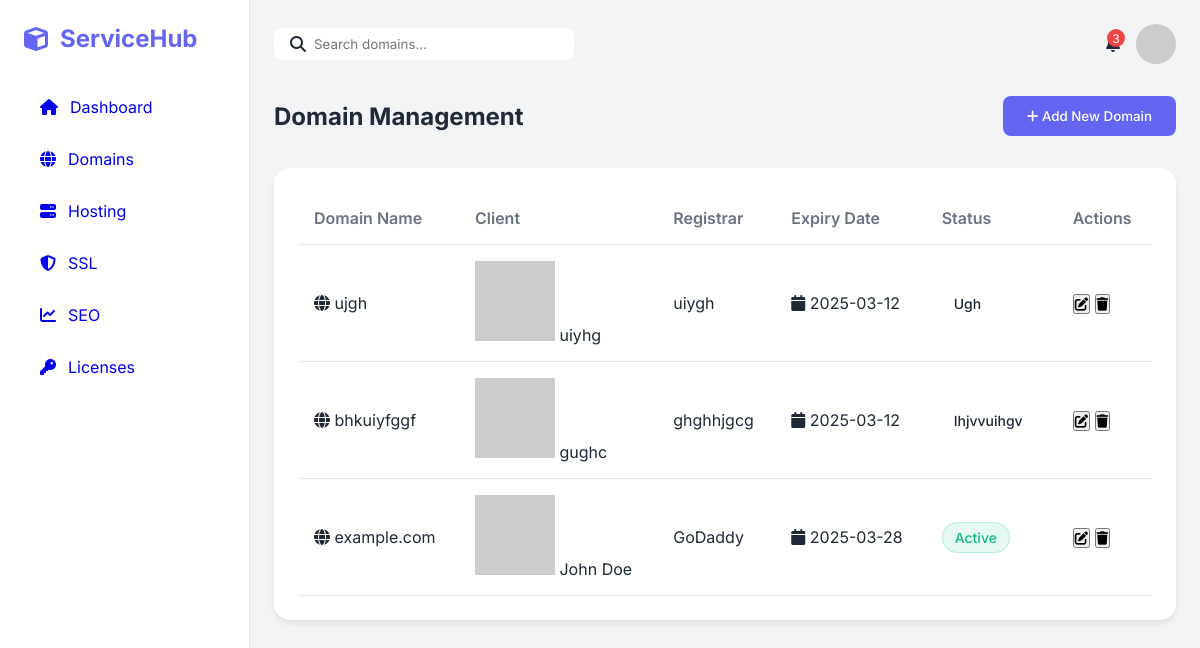
/add_domain/, run on an earlier commit of the app's database.
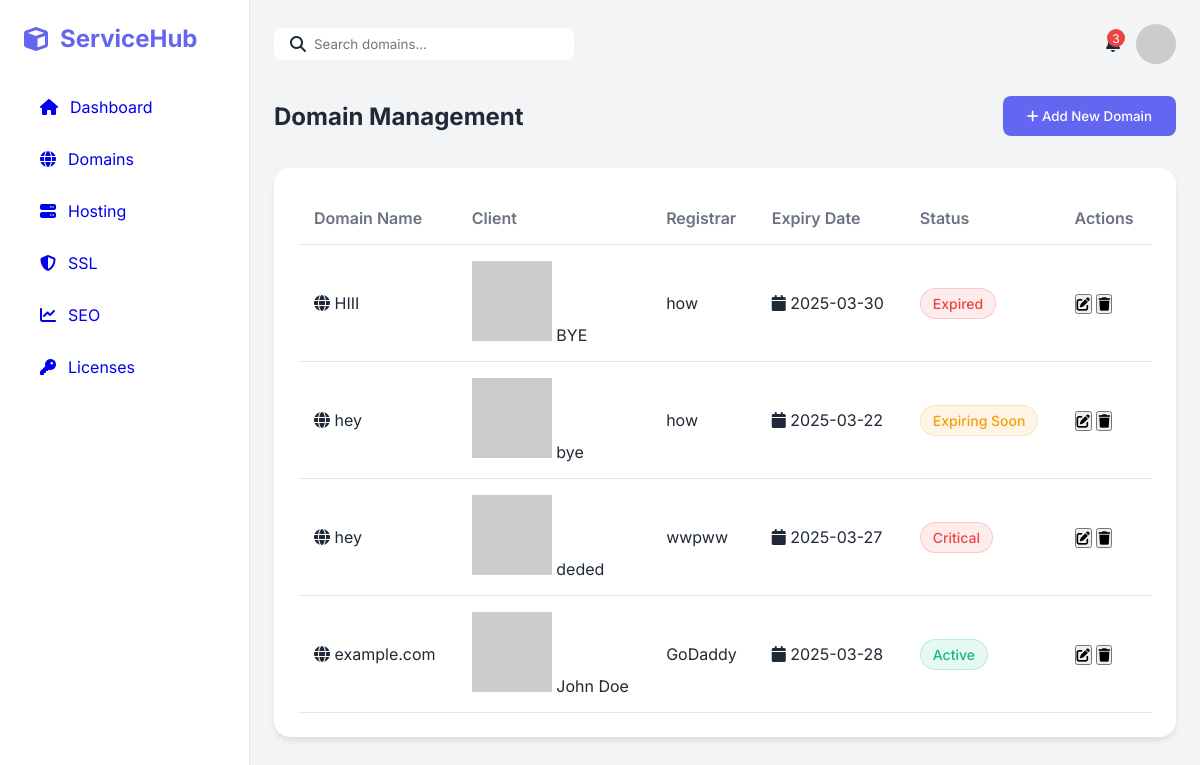
And on a later commit of the database.
### app/models.py (models this page shows, shortened)
class Domain(models.Model):
    domain = models.CharField(max_length=50)
    client = models.CharField(max_length=50)
    registrar = models.CharField(max_length=50)
    expiry = models.DateField()
    status = models.CharField(max_length=50)  # Added status field

### app/views.py (the view)
# urls.py: path('add_domain/', domains , name='add_domain'),
def domains(request):
    if request.method == 'POST':
        logger.info("Incoming data: %s", request.body)  # Log incoming data
        data = json.loads(request.body)  # Parse JSON data
        form = DomainForm(data)
        if form.is_valid():
            domain_instance = form.save()  # Save the domain instance
            return JsonResponse({
                'id': domain_instance.id,
                'domain': domain_instance.domain,
                'client': domain_instance.client,
                'registrar': domain_instance.registrar,
                'status': domain_instance.status,
                'expiry_date': domain_instance.expiry,
            })  # Return JSON response
        else:
            logger.error("Form is not valid: %s", form.errors)  # Log form errors
            return JsonResponse({
                'error': 'Invalid form data',
                'form_errors': form.errors
            }, status=400)  # Return JSON response with errors
    else:
        form = DomainForm()
    logger.info("Rendering domains template")  # Debug log for rendering
    domains = Domain.objects.all()  # Fetch existing domains
    return render(request, 'domains.html', {'form': form, 'domains': domains})

### app/forms.py
class DomainForm(forms.ModelForm):
    class Meta:
        model = Domain
        fields = ['domain', 'client', 'registrar', 'status' , 'expiry']

### templates/domains.html (shortened to what this page needs)
{% extends "base.html" %}
{% load static %}
{% block content %}
<link rel="stylesheet" type="text/css" href="{% static 'styles.css' %}">
<div class="dashboard" style="text-align: center;">
    <nav class="sidebar">
        <div class="logo">
            <i class="fas fa-cube"></i>
            <span>ServiceHub</span>
        </div>
        <ul class="nav-links">
            <li class="active"><a href="{% url 'dashboard' %}"><i class="fas fa-home"></i> Dashboard</a></li>
            <li><a href="{% url 'domains' %}"><i class="fas fa-globe"></i> Domains</a></li>
            <li><a href="{% url 'hosting' %}"><i class="fas fa-server"></i> Hosting</a></li>
            <li><a href="{% url 'ssl' %}"><i class="fas fa-shield-alt"></i> SSL</a></li>
            <li><a href="{% url 'seo' %}"><i class="fas fa-chart-line"></i> SEO</a></li>
            <li><a href="{% url 'licenses' %}"><i class="fas fa-key"></i> Licenses</a></li>
        </ul>
    </nav>
    <main class="main-content">
        <header class="top-bar">
            <div class="search-bar">
                <i class="fas fa-search"></i>
                <input type="text" placeholder="Search domains...">
            </div>
            <div class="user-profile">
                <div class="notifications">
                    <span class="badge">3</span>
                </div>
                <img src="https://ui-avatars.com/api/?name=John+Doe" alt="Profile" class="avatar">
            </div>
        </header>
        <div class="service-header">
            <h2>Domain Management</h2>
            <button class="add-client-btn" data-service="domain" style="display: inline-block;">
                <i class="fas fa-plus"></i> Add New Domain
            </button>
        </div>
        <div class="service-table">
            <table>
                <thead>
                    <tr>
                        <th>Domain Name</th>
                        <th>Client</th>
                        <th>Registrar</th>
                        <th>Expiry Date</th>
                        <th>Status</th>
                        <th>Actions</th>
                    </tr>
                </thead>
                <tbody id="domains-table-body">
                    {% for domain in domains %}
                    <tr>
                        <td>
                            <div class="service-name">
                                <i class="fas fa-globe"></i>
                                <span>{{ domain.domain }}</span>
                            </div>
                        </td>
                        <td>
                            <div class="client-info">
                                <img src="https://ui-avatars.com/api/?name={{ domain.client|urlencode }}&background=random" alt="{{ domain.client }}" class="client-avatar">
                                <span>{{ domain.client }}</span>
                            </div>
                        </td>
                        <td>{{ domain.registrar }}</td>
                        <td>
                            <div class="expiry-date">
                                <i class="fas fa-calendar"></i>
                                <span>{{ domain.expiry|date:"Y-m-d" }}</span>
                            </div>
                        </td>
                        <td><span class="status-badge
                            {% if domain.status|lower == "expired" %}expired{% elif domain.status|lower == "critical" %}critical{% elif domain.status|lower == "expiring soon" %}expiring-soon{% elif domain.status|lower == "active" %}active{% else %}{{ domain.status|lower }}{% endif %}">{{ domain.status|title }}</span></td>
                        <td>
                            <div class="action-buttons">
                                <button class="action-btn edit" data-id="{{ domain.id }}" title="Edit">
                                    <i class="fas fa-edit"></i>
                                </button>
                                <button class="action-btn delete" data-id="{{ domain.id }}" title="Delete">
                                    <i class="fas fa-trash"></i>
                                </button>
                            </div>
                        </td>
                    </tr>
                    {% endfor %}
                </tbody>
            </table>
        </div>
    </main>
</div>
{% endblock %}

### templates/base.html (shortened to what this page needs)
<!DOCTYPE html>
<html lang="en">
<head>
    {% load static %}
<link rel="stylesheet" href="{% static 'styles.css' %}">
    <link rel="stylesheet" href="https://cdnjs.cloudflare.com/ajax/libs/font-awesome/6.4.0/css/all.min.css">
</head>
<body>
    {% block content %}
    {% endblock %}
</body>
</html>

### static/styles.css (style rules this page uses)
:root { --primary-color: #6366f1; --secondary-color: #4f46e5; --background-color: #f3f4f6; --card-background: #ffffff; --text-primary: #1f2937; --text-secondary: #6b7280; --border-color: #e5e7eb; --success-color: #10b981; --warning-color: #f59e0b; --danger-color: #ef4444; --hover-bg: #f8fafc; }
* { margin: 0; padding: 0; box-sizing: border-box; font-family: 'Inter', sans-serif; }
body { background-color: var(--background-color); color: var(--text-primary); }
.dashboard { display: grid; grid-template-columns: 250px 1fr; min-height: 100vh; }
.sidebar { background: var(--card-background); padding: 1.5rem; border-right: 1px solid var(--border-color); }
.logo { display: flex; align-items: center; gap: 0.75rem; font-size: 1.5rem; font-weight: 700; color: var(--primary-color); margin-bottom: 2rem; }
.nav-links { list-style: none; }
.nav-links li a { padding: 0.75rem 1rem; margin: 0.5rem 0; border-radius: 0.5rem; cursor: pointer; transition: all 0.3s ease; display: flex; align-items: center; gap: 0.75rem; text-decoration:none; }
.main-content { padding: 1.5rem; position: relative; }
.top-bar { display: flex; justify-content: space-between; align-items: center; margin-bottom: 2rem; }
.search-bar { display: flex; align-items: center; background: var(--card-background); padding: 0.5rem 1rem; border-radius: 0.5rem; width: 300px; }
.search-bar input { border: none; outline: none; margin-left: 0.5rem; width: 100%; }
.user-profile { display: flex; align-items: center; gap: 1rem; }
.notifications { position: relative; }
.badge { position: absolute; top: -5px; right: -5px; background: var(--danger-color); color: white; border-radius: 50%; width: 18px; height: 18px; display: flex; align-items: center; justify-content: center; font-size: 0.75rem; }
.avatar { width: 40px; height: 40px; border-radius: 50%; }
.service-header { display: flex; justify-content: space-between; align-items: center; margin-bottom: 2rem; }
.add-client-btn { background-color: var(--primary-color); color: white; border: none; padding: 0.75rem 1.5rem; border-radius: 0.5rem; cursor: pointer; display: flex; align-items: center; gap: 0.5rem; font-weight: 500; transition: background-color 0.3s ease; }
.service-table { background: var(--card-background); border-radius: 1rem; padding: 1.5rem; box-shadow: 0 4px 6px -1px rgba(0, 0, 0, 0.1); overflow-x: auto; }
table { width: 100%; border-collapse: collapse; }
th, td { padding: 1rem; text-align: left; border-bottom: 1px solid var(--border-color); }
th { font-weight: 600; color: var(--text-secondary); }
.status-badge { padding: 0.375rem 0.75rem; border-radius: 1rem; font-size: 0.875rem; font-weight: 500; display: inline-flex; align-items: center; gap: 0.375rem; }
.status-badge.critical { background: rgba(239, 68, 68, 0.1); color: var(--danger-color); border: 1px solid rgba(239, 68, 68, 0.2); }
.status-badge.expired { background: rgba(239, 68, 68, 0.1); color: var(--danger-color); border: 1px solid rgba(239, 68, 68, 0.2); }
.status-badge.expiring-soon { background: rgba(245, 158, 11, 0.1); color: var(--warning-color); border: 1px solid rgba(245, 158, 11, 0.2); }

What changed in the data, as far as the page shows it:
removed Domain: domain "ujgh", client "uiyhg", registrar "uiygh", expiry "2025-03-12", status "Ugh"
removed Domain: domain "bhkuiyfggf", client "gughc", registrar "ghghhjgcg", expiry "2025-03-12", status "Ihjvvuihgv"
added Domain: domain "HIII", client "BYE", registrar "how", expiry "2025-03-30", status "Expired"
added Domain: domain "hey", client "bye", registrar "how", expiry "2025-03-22", status "Expiring Soon"
added Domain: domain "hey", client "deded", registrar "wwpww", expiry "2025-03-27", status "Critical"
